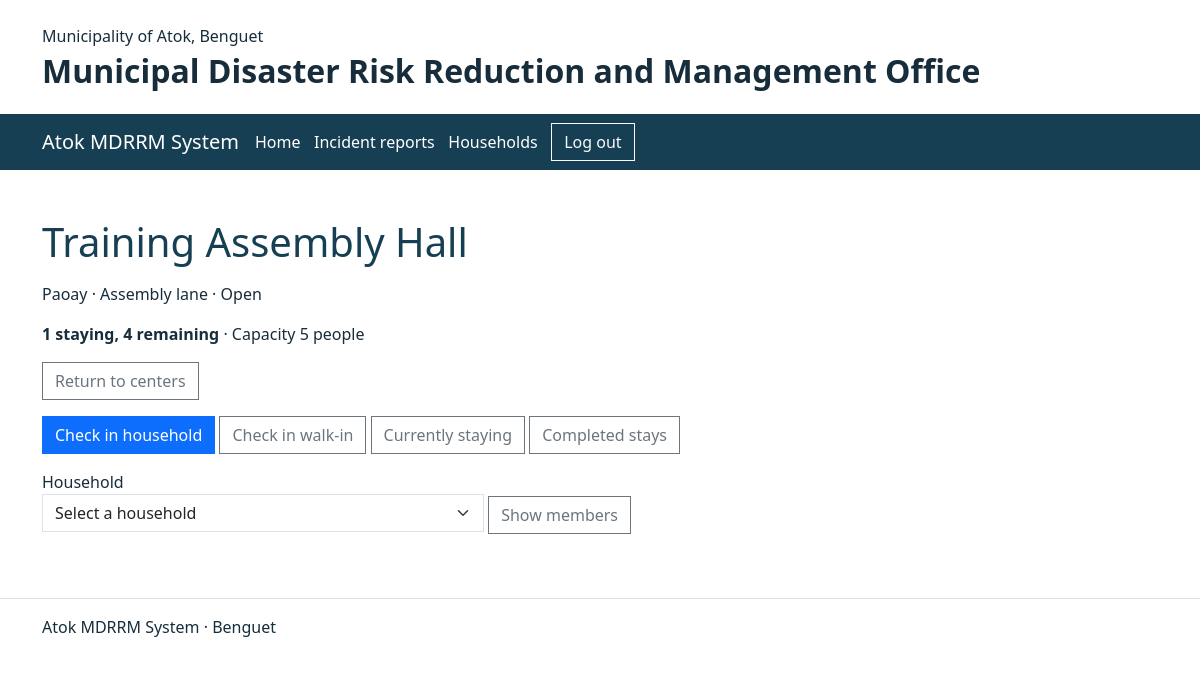
Page /evacuation/view.php?id=1&tab=household (signed in) on the committed database.
### tables this page shows
CREATE TABLE evacuation_centers (
    latitude DECIMAL(10,7),
    longitude DECIMAL(10,7),
    id INT UNSIGNED AUTO_INCREMENT PRIMARY KEY,
    name VARCHAR(100) NOT NULL,
    barangay VARCHAR(40) NOT NULL,
    address VARCHAR(255) NOT NULL,
    capacity INT UNSIGNED NOT NULL,
    status ENUM('Open','Closed') NOT NULL,
    UNIQUE (barangay,name)
);

### evacuation/view.php (the view, shortened to what this page needs)
<?php
require __DIR__ . '/../includes/session.php';
$id = filter_input(INPUT_GET,'id',FILTER_VALIDATE_INT);
$tab = $_GET['tab'] ?? 'household';
$query = $pdo->prepare('SELECT c.*, (SELECT COUNT(*) FROM evacuation_stays s WHERE s.center_id=c.id AND left_at IS NULL) AS staying FROM evacuation_centers c WHERE c.id=?');
$query->execute([$id]);
$center = $query->fetch();
require __DIR__ . '/../includes/header.php';
?>
<h1><?= htmlspecialchars($center['name']) ?></h1>
<p><?= htmlspecialchars($center['barangay'] . ' · ' . $center['address']) ?> · <?= $center['status'] ?></p>
<p><strong><?= (int)$center['staying'] ?> staying, <?= $center['status'] === 'Open' ? $center['capacity'] - $center['staying'] : 0 ?> remaining</strong> · Capacity <?= (int)$center['capacity'] ?> people</p>
<a class="btn btn-outline-secondary" href="index.php">Return to centers</a>
<nav class="my-3" aria-label="Center actions">
    <?php foreach (['household'=>'Check in household','walkin'=>'Check in walk-in','current'=>'Currently staying','history'=>'Completed stays'] as $key=>$label): ?>
        <a class="btn <?= $tab === $key ? 'btn-primary' : 'btn-outline-secondary' ?>" href="?id=<?= $id ?>&amp;tab=<?= $key ?>"><?= $label ?></a>
    <?php endforeach; ?>
</nav>
<?php if (($tab === 'walkin' || $tab === 'household') && ($center['status'] !== 'Open' || $center['staying'] >= $center['capacity'])): ?>
    <p>Arrivals are unavailable at this center. Choose another open center with space.</p>
<?php elseif ($tab === 'household'): ?>
    <form method="get" class="mb-3">
        <label>Household<select name="household" class="form-select" required>
            <option value="">Select a household</option>
        </select></label>
        <button class="btn btn-outline-secondary">Show members</button>
    </form>
<?php endif; ?>
<?php require __DIR__ . '/../includes/footer.php'; ?>

### assets/css/site.css (style rules this page uses)
body { color: #172d3b; }
.navbar-toggler, .btn, .form-control, .form-select { border-radius: 0; }
main > p { max-width: 65ch; }
main h1 { color: #173f54; margin-bottom: 1rem; }

### rows in the picture
evacuation_centers: name "Training Assembly Hall", barangay+address "Paoay · Assembly lane", status "Open", capacity "5"

### other values in the picture
$center['staying'] "1"
$center['capacity'] - $center['staying'] "4"
$label "Check in household"
$label "Check in walk-in"
$label "Currently staying"
$label "Completed stays"
